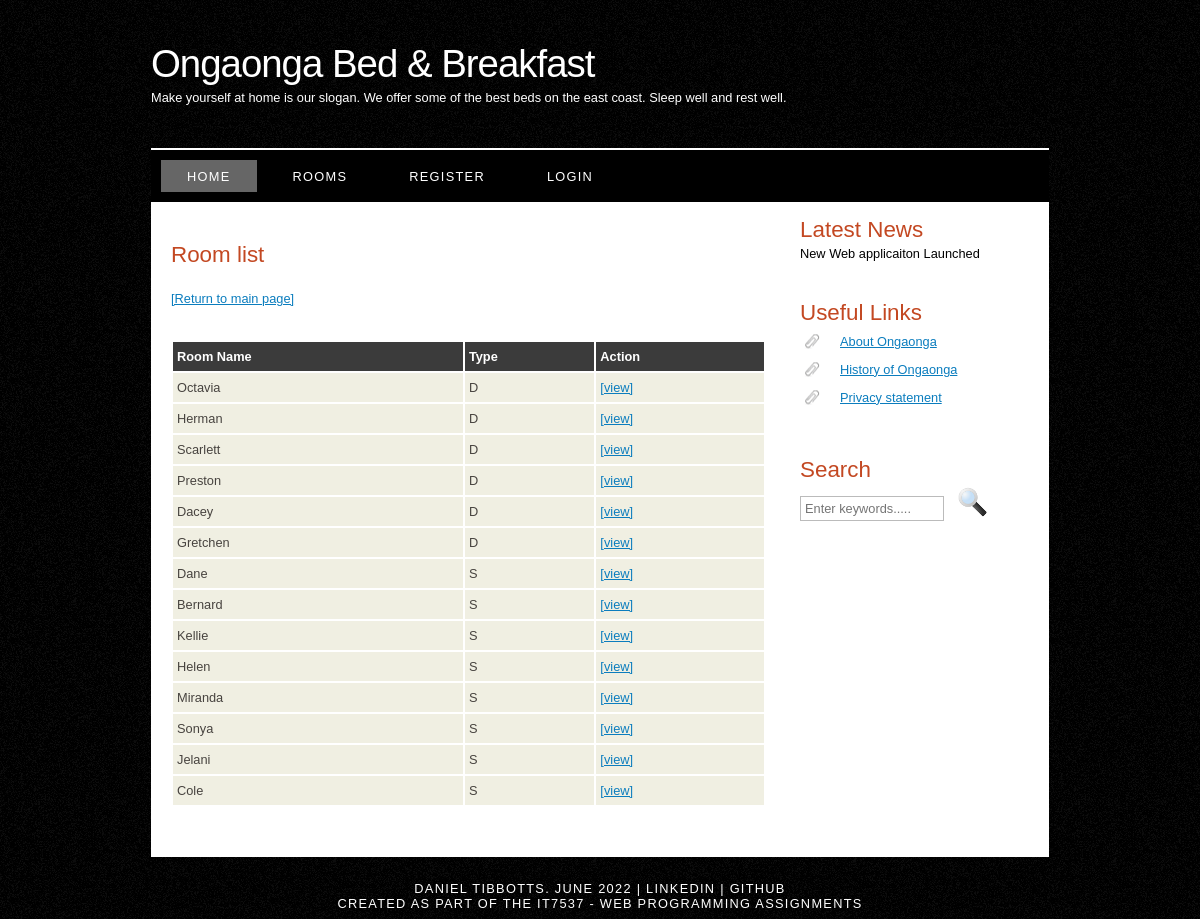
The app's page /listrooms.php with its own data.
### tables this page shows
CREATE TABLE IF NOT EXISTS room (
  roomID int unsigned NOT NULL auto_increment,
  roomname varchar(100) NOT NULL,
  description text default NULL,
  roomtype character default 'D',  
  beds int,
  PRIMARY KEY (roomID)
) AUTO_INCREMENT=1;

### includes/session.php (called while the page is built, shortened)
<?php
  function is_logged_in(){
    return isset($_SESSION['username']);
  }
?>

### listrooms.php (the view, shortened to what this page needs)
<?php
  include "./components/header.php";
  include "./components/menu.php";
?>
<div id="site_content">
  <?php include "./components/sidebar.php"; ?>
  <div id="content">
    <?php
      try {
        $db_connection = mysqli_connect(DB_HOSTNAME, DB_USER, DB_PASSWORD, DB_DATABASE);
        $query = 'SELECT roomID, roomname, roomtype FROM room ORDER BY roomtype';
        $result = mysqli_query($db_connection, $query);
        $rowcount = mysqli_num_rows($result);
      } catch (Exception $ex) {
          echo "Error: " . $ex->getMessage();
          exit;
      }
    ?>
  <h1>Room list</h1>
  <p>
    <a href="./index.php">[Return to main page]</a>
  </p>
    <table>
      <thead>
        <tr>
          <th>Room Name</th>
          <th>Type</th>
          <th>Action</th>
        </tr>
      </thead>
      <?php
        if ($rowcount > 0) {
            while ($row = mysqli_fetch_assoc($result)) {
                $id = $row['roomID'];
                echo '<tr><td>'.$row['roomname'].'</td><td>'.$row['roomtype'].'</td>';
                echo     '<td><a href="./viewroom.php?id='.$id.'">[view]</a>';
                echo '</td></tr>'.PHP_EOL;
            }
        } else {
          echo "<h2>No rooms found!</h2>";
        }
      ?>
    </table>
  </div>
</div>
<?php include "./components/footer.php"; ?>

### components/header.php (shortened to what this page needs)
<?php
  require_once("./includes/session.php");
?>
<!DOCTYPE HTML>
<html lang="en">
<head>
  <link rel="stylesheet" type="text/css" href="style/style.css" title="style" />
  <link rel="stylesheet" href="//code.jquery.com/ui/1.12.1/themes/smoothness/jquery-ui.css">
</head>
<body>
<div id="main">

### components/menu.php
<div id="header">
  <div id="logo">
    <div id="logo_text">
      <h1><a href="./"><span class="logo_colour">Ongaonga Bed & Breakfast</span></a></h1>
      <h2>Make yourself at home is our slogan. We offer some of the best beds on the east coast. Sleep well and rest well.</h2>
    </div>
  </div>
  <div id="menubar">
    <ul id="menu">
      <li class="selected"><a href="./">Home</a></li>
      <li><a href="./listrooms.php">Rooms</a></li>
      <?php if(is_logged_in()){?>
        <li><a href="./listbookings.php">Bookings</a></li>
        <li><a href="./listcustomers.php">Customers</a></li>
        <li><a href="./includes/logout.php">Logout</a></li>
        <li class="user">
          <a href="./viewcustomer.php?id=<?php echo get_user_id();?>">
            <i class="fa-solid fa-circle-user">
              <span style=" font-family: arial, sans-serif;
                            font-size: 13px;
                            text-transform: capitalize;
                            font-weight: 400;">
                <?php echo get_user(); ?>
              </span>
            </i>
          </a>
        </li>
      <?php } else {?>
        <li><a href="./register.php">Register</a></li>
        <li><a href="./login.php">Login</a></li>
      <?php } ?>
    </ul>
  </div>
</div>

### components/sidebar.php (shortened to what this page needs)
<div class="sidebar">
  <h3>Latest News</h3>
  <p>New Web applicaiton Launched</p>
  <h3>Useful Links</h3>
  <ul>
    <li><a href="https://en.wikipedia.org/wiki/Ongaonga,_New_Zealand" target="_blank">About Ongaonga</a></li>
    <li><a href="https://nzhistory.govt.nz/keyword/onga-onga" target="_blank">History of Ongaonga</a></li>
    <li><a href="./privacy.php">Privacy statement</a></li>
  </ul>
  <h3>Search</h3>
  <form method="post" action="#" id="search_form">
    <p>
      <input class="search" type="text" name="search_field" value="" placeholder="Enter keywords....."/>
      <input name="search" type="image" style="border: 0; margin: 0 0 -9px 5px;" src="style/search.png" alt="Search" title="Search" />
    </p>
  </form>
</div>

### components/footer.php
    <footer id="footer">
      Daniel Tibbotts. June 2022 |
      <a href="https://www.linkedin.com/in/daniel-tibbotts-a1b621197/" target="_blank">LinkedIn</a> |
      <a href="https://github.com/dan-tibbotts" target="_blank">GitHub</a>
      <div>Created as part of the IT7537 - Web Programming Assignments</div>
    </footer>
  </div>
</body>
</html>

### style/style.css (style rules this page uses)
html { height: 100%; }
* { margin: 0; padding: 0; }
body { font: normal 0.8em "trebuchet ms", arial, sans-serif; background: #f0efe2 url(background.png) repeat; color: #000; }
p { padding: 0 0 20px 0; line-height: 1.7em; }
h1, h2, h3, h4, h5, h6 { font: normal 175% "century gothic", arial, sans-serif; color: #000; margin: 0 0 15px 0; padding: 15px 0 5px 0; color: #c34822; }
h1 { padding-top: 40px; }
h2 { font: normal 175% "century gothic", arial, sans-serif; }
h3 { padding-bottom: 0px; margin-bottom: 0px; }
a, a:hover { outline: none; text-decoration: underline; color: rgb(11, 125, 190); }
form input { border: solid 1px grey; padding: 3px; }
ul { margin: 2px 0 22px 17px; }
ul li { list-style-type: circle; margin: 0 0 6px 0; padding: 0 0 4px 5px; }
#main, #logo, #menubar, #site_content, #footer { margin-left: auto; margin-right: auto; }
#header { background: transparent; height: 202px; }
#logo { width: 898px; position: relative; height: 148px; border-bottom: 2px solid #fff; }
#logo #logo_text { position: absolute; top: 20px; left: 0; }
#logo h1, #logo h2 { font: normal 300% "century gothic", arial, sans-serif; border-bottom: 0; text-transform: none; margin: 0; }
#logo_text h1, #logo_text h1 a, #logo_text h1 a:hover { padding: 22px 0 0 0; color: #fff; letter-spacing: -1px; text-decoration: none; }
#logo_text h1 a .logo_colour { color: #fff; }
#logo_text h2 { font-size: 100%; padding: 4px 0 0 0; color: #fff; }
#menubar { width: 898px; height: 52px; padding: 0; background: #000; }
ul#menu, ul#menu li { float: left; margin: 0; padding: 0; }
ul#menu li { list-style: none; }
ul#menu li a { letter-spacing: 0.1em; font: normal 100% arial, sans-serif; display: block; float: left; height: 17px; margin: 10px 0 0 10px; padding: 9px 26px 6px 26px; text-align: center; color: #fff; text-transform: uppercase; text-decoration: none; background: transparent; }
ul#menu li a:hover, ul#menu li.selected a, ul#menu li.selected a:hover { color: #fff; background: transparent url(transparent_light.png) repeat; }
#site_content { width: 854px; overflow: hidden; margin: 0 auto 0 auto; padding: 0 24px 20px 20px; background: #fff; }
.sidebar { float: right; width: 210px; padding: 0 15px 20px 15px; }
.sidebar ul { width: 198px; padding: 4px 0 0 0; margin: 4px 0 30px 0; }
.sidebar li { list-style: none; padding: 0 0 7px 0; }
.sidebar li a, .sidebar li a:hover { padding: 0 0 0 40px; display: block; background: transparent url(link.png) no-repeat left center; }
#content { text-align: left; float: left; width: 595px; padding: 0; }
#footer { width: 898px; font: normal 100% "lucida sans unicode", arial, sans-serif; height: 33px; padding: 24px 0 5px 0; text-align: center; background: transparent; color: #fff; text-transform: uppercase; letter-spacing: 0.1em; }
#footer a { color: #fff; text-decoration: none; }
.search { color: #5d5d5d; border: 1px solid #bbb; width: 134px; padding: 4px; font: 100% arial, sans-serif; }
table { width: 100%; margin: 10px 0 30px 0; }
table tr th, table tr td { background: #3b3b3b; color: #fff; padding: 7px 4px; text-align: left; }
table tr td { background: #f0efe2; color: #47433f; }

### records on screen
room: roomname "Octavia", roomtype "D"
room: roomname "Herman", roomtype "D"
room: roomname "Scarlett", roomtype "D"
room: roomname "Preston", roomtype "D"
room: roomname "Dacey", roomtype "D"
room: roomname "Gretchen", roomtype "D"
room: roomname "Dane", roomtype "S"
room: roomname "Bernard", roomtype "S"
room: roomname "Kellie", roomtype "S"
room: roomname "Helen", roomtype "S"
room: roomname "Miranda", roomtype "S"
room: roomname "Sonya", roomtype "S"
room: roomname "Jelani", roomtype "S"
room: roomname "Cole", roomtype "S"
